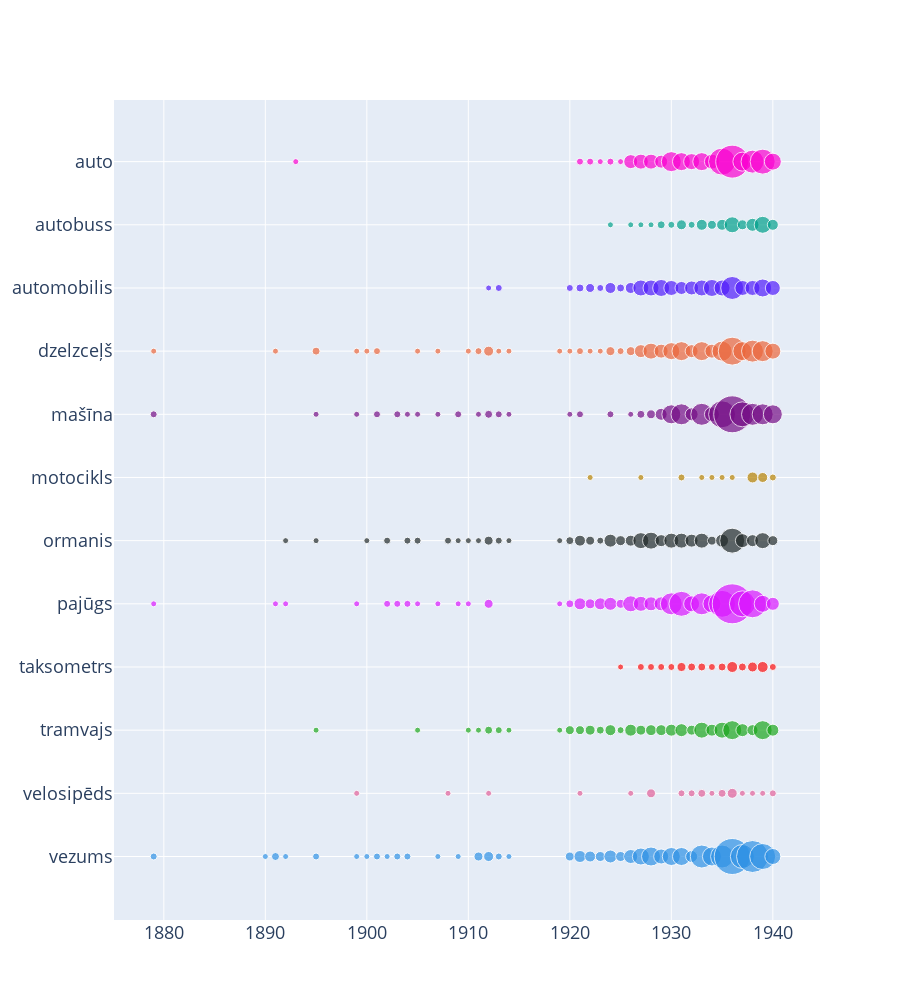

The notebook cell saved with this chart:
### Code cell
# now lets plot terms_1_grouped 
fig = go.Figure()
# colors = px.colors.qualitative.Plotly.copy()
# let's use Dark24 for colors
colors = px.colors.qualitative.Dark24.copy()
# cyclable colors
# let's use cycle from itertools
# from itertools import cycle
# colors = cycle(px.colors.qualitative.Plotly)
# how many colors
print(f"len(px.colors.qualitative.Plotly): {len(colors)}")
# print how many terms we have
print(f"len(terms_1_grouped): {len(terms_1_grouped)}")
for term, dft in sorted(terms_1_grouped.items(), reverse=True):
    print(f"Plotting {term}")
    
    # color
    color = colors.pop(0)
    print(f"Color: {color}")
    fig.add_trace(go.Scatter(
        x=dft.index,
        y=[term] * len(dft), 
        mode='markers', 
        marker=dict(
            size=5+dft.values*1,
        ),
        # marker color
        marker_color=color,

        # hover values
        # show values on hover
        hoverinfo='text',
        hovertext=[f"Year: {year}<br>Count: {count}" for year, count in zip(dft.index, dft.values)],
        name=term))

# fig.update_layout(title="Terms 1 usage per year", 
#                   xaxis_title="Year", 
#                   yaxis_title="Count of unique file_stem_short")

#
# update height
fig.update_layout(height=1000)
# change font size
fig.update_layout(font=dict(size=18))
# save html
# hide legend
fig.update_layout(showlegend=False)
SAVE_HTML = True
if SAVE_HTML:
    fig.write_html("../html/terms_1_usage_per_year.html")
fig.show()

### Figure 1 — Plotly figure (JSON) as saved in the notebook; plotly's stock layout.template omitted (floating-point values rounded to 4 significant figures)
{"data": [{"hoverinfo": "text", "hovertext": ["Year: 1879<br>Count: 2", "Year: 1890<br>Count: 1", "Year: 1891<br>Count: 3", "Year: 1892<br>Count: 1", "Year: 1895<br>Count: 2", "Year: 1899<br>Count: 1", "Year: 1900<br>Count: 1", "Year: 1901<br>Count: 2", "Year: 1902<br>Count: 1", "Year: 1903<br>Count: 2", "Year: 1904<br>Count: 2", "Year: 1907<br>Count: 1", "Year: 1909<br>Count: 1", "Year: 1911<br>Count: 4", "Year: 1912<br>Count: 5", "Year: 1913<br>Count: 2", "Year: 1914<br>Count: 1", "Year: 1920<br>Count: 4", "Year: 1921<br>Count: 7", "Year: 1922<br>Count: 6", "Year: 1923<br>Count: 5", "Year: 1924<br>Count: 8", "Year: 1925<br>Count: 5", "Year: 1926<br>Count: 9", "Year: 1927<br>Count: 12", "Year: 1928<br>Count: 14", "Year: 1929<br>Count: 10", "Year: 1930<br>Count: 13", "Year: 1931<br>Count: 13", "Year: 1932<br>Count: 7", "Year: 1933<br>Count: 18", "Year: 1934<br>Count: 14", "Year: 1935<br>Count: 18", "Year: 1936<br>Count: 31", "Year: 1937<br>Count: 19", "Year: 1938<br>Count: 27", "Year: 1939<br>Count: 21", "Year: 1940<br>Count: 11"], "marker": {"color": "#2E91E5", "size": [7, 6, 8, 6, 7, 6, 6, 7, 6, 7, 7, 6, 6, 9, 10, 7, 6, 9, 12, 11, 10, 13, 10, 14, 17, 19, 15, 18, 18, 12, 23, 19, 23, 36, 24, 32, 26, 16]}, "mode": "markers", "name": "vezums", "type": "scatter", "x": [1879, 1890, 1891, 1892, 1895, 1899, 1900, 1901, 1902, 1903, 1904, 1907, 1909, 1911, 1912, 1913, 1914, 1920, 1921, 1922, 1923, 1924, 1925, 1926, 1927, 1928, 1929, 1930, 1931, 1932, 1933, 1934, 1935, 1936, 1937, 1938, 1939, 1940], "y": ["vezums", "vezums", "vezums", "vezums", "vezums", "vezums", "vezums", "vezums", "vezums", "vezums", "vezums", "vezums", "vezums", "vezums", "vezums", "vezums", "vezums", "vezums", "vezums", "vezums", "vezums", "vezums", "vezums", "vezums", "vezums", "vezums", "vezums", "vezums", "vezums", "vezums", "vezums", "vezums", "vezums", "vezums", "vezums", "vezums", "vezums", "vezums"]}, {"hoverinfo": "text", "hovertext": ["Year: 1899<br>Count: 1", "Year: 1908<br>Count: 1", "Year: 1912<br>Count: 1", "Year: 1921<br>Count: 1", "Year: 1926<br>Count: 1", "Year: 1928<br>Count: 4", "Year: 1931<br>Count: 2", "Year: 1932<br>Count: 2", "Year: 1933<br>Count: 3", "Year: 1934<br>Count: 1", "Year: 1935<br>Count: 3", "Year: 1936<br>Count: 5", "Year: 1937<br>Count: 1", "Year: 1938<br>Count: 1", "Year: 1939<br>Count: 1", "Year: 1940<br>Count: 2"], "marker": {"color": "#E15F99", "size": [6, 6, 6, 6, 6, 9, 7, 7, 8, 6, 8, 10, 6, 6, 6, 7]}, "mode": "markers", "name": "velosipēds", "type": "scatter", "x": [1899, 1908, 1912, 1921, 1926, 1928, 1931, 1932, 1933, 1934, 1935, 1936, 1937, 1938, 1939, 1940], "y": ["velosipēds", "velosipēds", "velosipēds", "velosipēds", "velosipēds", "velosipēds", "velosipēds", "velosipēds", "velosipēds", "velosipēds", "velosipēds", "velosipēds", "velosipēds", "velosipēds", "velosipēds", "velosipēds"]}, {"hoverinfo": "text", "hovertext": ["Year: 1895<br>Count: 1", "Year: 1905<br>Count: 1", "Year: 1910<br>Count: 1", "Year: 1911<br>Count: 1", "Year: 1912<br>Count: 3", "Year: 1913<br>Count: 2", "Year: 1914<br>Count: 1", "Year: 1919<br>Count: 1", "Year: 1920<br>Count: 4", "Year: 1921<br>Count: 4", "Year: 1922<br>Count: 5", "Year: 1923<br>Count: 3", "Year: 1924<br>Count: 6", "Year: 1925<br>Count: 2", "Year: 1926<br>Count: 7", "Year: 1927<br>Count: 5", "Year: 1928<br>Count: 6", "Year: 1929<br>Count: 6", "Year: 1930<br>Count: 7", "Year: 1931<br>Count: 8", "Year: 1932<br>Count: 5", "Year: 1933<br>Count: 11", "Year: 1934<br>Count: 7", "Year: 1935<br>Count: 11", "Year: 1936<br>Count: 14", "Year: 1937<br>Count: 8", "Year: 1938<br>Count: 6", "Year: 1939<br>Count: 14", "Year: 1940<br>Count: 7"], "marker": {"color": "#1CA71C", "size": [6, 6, 6, 6, 8, 7, 6, 6, 9, 9, 10, 8, 11, 7, 12, 10, 11, 11, 12, 13, 10, 16, 12, 16, 19, 13, 11, 19, 12]}, "mode": "markers", "name": "tramvajs", "type": "scatter", "x": [1895, 1905, 1910, 1911, 1912, 1913, 1914, 1919, 1920, 1921, 1922, 1923, 1924, 1925, 1926, 1927, 1928, 1929, 1930, 1931, 1932, 1933, 1934, 1935, 1936, 1937, 1938, 1939, 1940], "y": ["tramvajs", "tramvajs", "tramvajs", "tramvajs", "tramvajs", "tramvajs", "tramvajs", "tramvajs", "tramvajs", "tramvajs", "tramvajs", "tramvajs", "tramvajs", "tramvajs", "tramvajs", "tramvajs", "tramvajs", "tramvajs", "tramvajs", "tramvajs", "tramvajs", "tramvajs", "tramvajs", "tramvajs", "tramvajs", "tramvajs", "tramvajs", "tramvajs", "tramvajs"]}, {"hoverinfo": "text", "hovertext": ["Year: 1925<br>Count: 1", "Year: 1927<br>Count: 2", "Year: 1928<br>Count: 2", "Year: 1929<br>Count: 2", "Year: 1930<br>Count: 2", "Year: 1931<br>Count: 4", "Year: 1932<br>Count: 3", "Year: 1933<br>Count: 3", "Year: 1934<br>Count: 2", "Year: 1935<br>Count: 3", "Year: 1936<br>Count: 6", "Year: 1937<br>Count: 3", "Year: 1938<br>Count: 5", "Year: 1939<br>Count: 6", "Year: 1940<br>Count: 2"], "marker": {"color": "#FB0D0D", "size": [6, 7, 7, 7, 7, 9, 8, 8, 7, 8, 11, 8, 10, 11, 7]}, "mode": "markers", "name": "taksometrs", "type": "scatter", "x": [1925, 1927, 1928, 1929, 1930, 1931, 1932, 1933, 1934, 1935, 1936, 1937, 1938, 1939, 1940], "y": ["taksometrs", "taksometrs", "taksometrs", "taksometrs", "taksometrs", "taksometrs", "taksometrs", "taksometrs", "taksometrs", "taksometrs", "taksometrs", "taksometrs", "taksometrs", "taksometrs", "taksometrs"]}, {"hoverinfo": "text", "hovertext": ["Year: 1879<br>Count: 1", "Year: 1891<br>Count: 1", "Year: 1892<br>Count: 1", "Year: 1899<br>Count: 1", "Year: 1902<br>Count: 2", "Year: 1903<br>Count: 2", "Year: 1904<br>Count: 2", "Year: 1905<br>Count: 1", "Year: 1907<br>Count: 1", "Year: 1909<br>Count: 1", "Year: 1910<br>Count: 1", "Year: 1912<br>Count: 4", "Year: 1919<br>Count: 1", "Year: 1920<br>Count: 3", "Year: 1921<br>Count: 7", "Year: 1922<br>Count: 5", "Year: 1923<br>Count: 7", "Year: 1924<br>Count: 8", "Year: 1925<br>Count: 4", "Year: 1926<br>Count: 11", "Year: 1927<br>Count: 10", "Year: 1928<br>Count: 9", "Year: 1929<br>Count: 9", "Year: 1930<br>Count: 17", "Year: 1931<br>Count: 20", "Year: 1932<br>Count: 11", "Year: 1933<br>Count: 17", "Year: 1934<br>Count: 13", "Year: 1935<br>Count: 22", "Year: 1936<br>Count: 35", "Year: 1937<br>Count: 21", "Year: 1938<br>Count: 23", "Year: 1939<br>Count: 12", "Year: 1940<br>Count: 8"], "marker": {"color": "#DA16FF", "size": [6, 6, 6, 6, 7, 7, 7, 6, 6, 6, 6, 9, 6, 8, 12, 10, 12, 13, 9, 16, 15, 14, 14, 22, 25, 16, 22, 18, 27, 40, 26, 28, 17, 13]}, "mode": "markers", "name": "pajūgs", "type": "scatter", "x": [1879, 1891, 1892, 1899, 1902, 1903, 1904, 1905, 1907, 1909, 1910, 1912, 1919, 1920, 1921, 1922, 1923, 1924, 1925, 1926, 1927, 1928, 1929, 1930, 1931, 1932, 1933, 1934, 1935, 1936, 1937, 1938, 1939, 1940], "y": ["pajūgs", "pajūgs", "pajūgs", "pajūgs", "pajūgs", "pajūgs", "pajūgs", "pajūgs", "pajūgs", "pajūgs", "pajūgs", "pajūgs", "pajūgs", "pajūgs", "pajūgs", "pajūgs", "pajūgs", "pajūgs", "pajūgs", "pajūgs", "pajūgs", "pajūgs", "pajūgs", "pajūgs", "pajūgs", "pajūgs", "pajūgs", "pajūgs", "pajūgs", "pajūgs", "pajūgs", "pajūgs", "pajūgs", "pajūgs"]}, {"hoverinfo": "text", "hovertext": ["Year: 1892<br>Count: 1", "Year: 1895<br>Count: 1", "Year: 1900<br>Count: 1", "Year: 1902<br>Count: 2", "Year: 1904<br>Count: 2", "Year: 1905<br>Count: 2", "Year: 1908<br>Count: 2", "Year: 1909<br>Count: 1", "Year: 1910<br>Count: 1", "Year: 1911<br>Count: 1", "Year: 1912<br>Count: 4", "Year: 1913<br>Count: 2", "Year: 1914<br>Count: 1", "Year: 1919<br>Count: 1", "Year: 1920<br>Count: 3", "Year: 1921<br>Count: 6", "Year: 1922<br>Count: 4", "Year: 1923<br>Count: 2", "Year: 1924<br>Count: 8", "Year: 1925<br>Count: 5", "Year: 1926<br>Count: 6", "Year: 1927<br>Count: 11", "Year: 1928<br>Count: 12", "Year: 1929<br>Count: 7", "Year: 1930<br>Count: 10", "Year: 1931<br>Count: 10", "Year: 1932<br>Count: 8", "Year: 1933<br>Count: 10", "Year: 1934<br>Count: 4", "Year: 1935<br>Count: 8", "Year: 1936<br>Count: 20", "Year: 1937<br>Count: 9", "Year: 1938<br>Count: 7", "Year: 1939<br>Count: 11", "Year: 1940<br>Count: 5"], "marker": {"color": "#222A2A", "size": [6, 6, 6, 7, 7, 7, 7, 6, 6, 6, 9, 7, 6, 6, 8, 11, 9, 7, 13, 10, 11, 16, 17, 12, 15, 15, 13, 15, 9, 13, 25, 14, 12, 16, 10]}, "mode": "markers", "name": "ormanis", "type": "scatter", "x": [1892, 1895, 1900, 1902, 1904, 1905, 1908, 1909, 1910, 1911, 1912, 1913, 1914, 1919, 1920, 1921, 1922, 1923, 1924, 1925, 1926, 1927, 1928, 1929, 1930, 1931, 1932, 1933, 1934, 1935, 1936, 1937, 1938, 1939, 1940], "y": ["ormanis", "ormanis", "ormanis", "ormanis", "ormanis", "ormanis", "ormanis", "ormanis", "ormanis", "ormanis", "ormanis", "ormanis", "ormanis", "ormanis", "ormanis", "ormanis", "ormanis", "ormanis", "ormanis", "ormanis", "ormanis", "ormanis", "ormanis", "ormanis", "ormanis", "ormanis", "ormanis", "ormanis", "ormanis", "ormanis", "ormanis", "ormanis", "ormanis", "ormanis", "ormanis"]}, {"hoverinfo": "text", "hovertext": ["Year: 1922<br>Count: 1", "Year: 1927<br>Count: 1", "Year: 1931<br>Count: 2", "Year: 1933<br>Count: 1", "Year: 1934<br>Count: 1", "Year: 1935<br>Count: 1", "Year: 1936<br>Count: 1", "Year: 1938<br>Count: 6", "Year: 1939<br>Count: 5", "Year: 1940<br>Count: 2"], "marker": {"color": "#B68100", "size": [6, 6, 7, 6, 6, 6, 6, 11, 10, 7]}, "mode": "markers", "name": "motocikls", "type": "scatter", "x": [1922, 1927, 1931, 1933, 1934, 1935, 1936, 1938, 1939, 1940], "y": ["motocikls", "motocikls", "motocikls", "motocikls", "motocikls", "motocikls", "motocikls", "motocikls", "motocikls", "motocikls"]}, {"hoverinfo": "text", "hovertext": ["Year: 1879<br>Count: 2", "Year: 1895<br>Count: 1", "Year: 1899<br>Count: 1", "Year: 1901<br>Count: 2", "Year: 1903<br>Count: 2", "Year: 1904<br>Count: 1", "Year: 1905<br>Count: 1", "Year: 1907<br>Count: 1", "Year: 1909<br>Count: 2", "Year: 1911<br>Count: 1", "Year: 1912<br>Count: 3", "Year: 1913<br>Count: 2", "Year: 1914<br>Count: 1", "Year: 1920<br>Count: 1", "Year: 1921<br>Count: 2", "Year: 1924<br>Count: 2", "Year: 1926<br>Count: 1", "Year: 1927<br>Count: 3", "Year: 1928<br>Count: 4", "Year: 1929<br>Count: 7", "Year: 1930<br>Count: 14", "Year: 1931<br>Count: 16", "Year: 1932<br>Count: 8", "Year: 1933<br>Count: 17", "Year: 1934<br>Count: 10", "Year: 1935<br>Count: 22", "Year: 1936<br>Count: 32", "Year: 1937<br>Count: 20", "Year: 1938<br>Count: 17", "Year: 1939<br>Count: 16", "Year: 1940<br>Count: 14"], "marker": {"color": "#750D86", "size": [7, 6, 6, 7, 7, 6, 6, 6, 7, 6, 8, 7, 6, 6, 7, 7, 6, 8, 9, 12, 19, 21, 13, 22, 15, 27, 37, 25, 22, 21, 19]}, "mode": "markers", "name": "mašīna", "type": "scatter", "x": [1879, 1895, 1899, 1901, 1903, 1904, 1905, 1907, 1909, 1911, 1912, 1913, 1914, 1920, 1921, 1924, 1926, 1927, 1928, 1929, 1930, 1931, 1932, 1933, 1934, 1935, 1936, 1937, 1938, 1939, 1940], "y": ["mašīna", "mašīna", "mašīna", "mašīna", "mašīna", "mašīna", "mašīna", "mašīna", "mašīna", "mašīna", "mašīna", "mašīna", "mašīna", "mašīna", "mašīna", "mašīna", "mašīna", "mašīna", "mašīna", "mašīna", "mašīna", "mašīna", "mašīna", "mašīna", "mašīna", "mašīna", "mašīna", "mašīna", "mašīna", "mašīna", "mašīna"]}, {"hoverinfo": "text", "hovertext": ["Year: 1879<br>Count: 1", "Year: 1891<br>Count: 1", "Year: 1895<br>Count: 3", "Year: 1899<br>Count: 1", "Year: 1900<br>Count: 1", "Year: 1901<br>Count: 2", "Year: 1905<br>Count: 1", "Year: 1907<br>Count: 1", "Year: 1910<br>Count: 1", "Year: 1911<br>Count: 2", "Year: 1912<br>Count: 5", "Year: 1913<br>Count: 1", "Year: 1914<br>Count: 1", "Year: 1919<br>Count: 1", "Year: 1920<br>Count: 1", "Year: 1921<br>Count: 2", "Year: 1922<br>Count: 1", "Year: 1923<br>Count: 1", "Year: 1924<br>Count: 4", "Year: 1925<br>Count: 2", "Year: 1926<br>Count: 4", "Year: 1927<br>Count: 8", "Year: 1928<br>Count: 11", "Year: 1929<br>Count: 9", "Year: 1930<br>Count: 12", "Year: 1931<br>Count: 14", "Year: 1932<br>Count: 8", "Year: 1933<br>Count: 14", "Year: 1934<br>Count: 9", "Year: 1935<br>Count: 15", "Year: 1936<br>Count: 23", "Year: 1937<br>Count: 14", "Year: 1938<br>Count: 17", "Year: 1939<br>Count: 16", "Year: 1940<br>Count: 11"], "marker": {"color": "#EB663B", "size": [6, 6, 8, 6, 6, 7, 6, 6, 6, 7, 10, 6, 6, 6, 6, 7, 6, 6, 9, 7, 9, 13, 16, 14, 17, 19, 13, 19, 14, 20, 28, 19, 22, 21, 16]}, "mode": "markers", "name": "dzelzceļš", "type": "scatter", "x": [1879, 1891, 1895, 1899, 1900, 1901, 1905, 1907, 1910, 1911, 1912, 1913, 1914, 1919, 1920, 1921, 1922, 1923, 1924, 1925, 1926, 1927, 1928, 1929, 1930, 1931, 1932, 1933, 1934, 1935, 1936, 1937, 1938, 1939, 1940], "y": ["dzelzceļš", "dzelzceļš", "dzelzceļš", "dzelzceļš", "dzelzceļš", "dzelzceļš", "dzelzceļš", "dzelzceļš", "dzelzceļš", "dzelzceļš", "dzelzceļš", "dzelzceļš", "dzelzceļš", "dzelzceļš", "dzelzceļš", "dzelzceļš", "dzelzceļš", "dzelzceļš", "dzelzceļš", "dzelzceļš", "dzelzceļš", "dzelzceļš", "dzelzceļš", "dzelzceļš", "dzelzceļš", "dzelzceļš", "dzelzceļš", "dzelzceļš", "dzelzceļš", "dzelzceļš", "dzelzceļš", "dzelzceļš", "dzelzceļš", "dzelzceļš", "dzelzceļš"]}, {"hoverinfo": "text", "hovertext": ["Year: 1912<br>Count: 1", "Year: 1913<br>Count: 2", "Year: 1920<br>Count: 2", "Year: 1921<br>Count: 3", "Year: 1922<br>Count: 4", "Year: 1923<br>Count: 2", "Year: 1924<br>Count: 6", "Year: 1925<br>Count: 3", "Year: 1926<br>Count: 6", "Year: 1927<br>Count: 11", "Year: 1928<br>Count: 11", "Year: 1929<br>Count: 12", "Year: 1930<br>Count: 10", "Year: 1931<br>Count: 8", "Year: 1932<br>Count: 9", "Year: 1933<br>Count: 11", "Year: 1934<br>Count: 12", "Year: 1935<br>Count: 11", "Year: 1936<br>Count: 18", "Year: 1937<br>Count: 10", "Year: 1938<br>Count: 10", "Year: 1939<br>Count: 13", "Year: 1940<br>Count: 10"], "marker": {"color": "#511CFB", "size": [6, 7, 7, 8, 9, 7, 11, 8, 11, 16, 16, 17, 15, 13, 14, 16, 17, 16, 23, 15, 15, 18, 15]}, "mode": "markers", "name": "automobilis", "type": "scatter", "x": [1912, 1913, 1920, 1921, 1922, 1923, 1924, 1925, 1926, 1927, 1928, 1929, 1930, 1931, 1932, 1933, 1934, 1935, 1936, 1937, 1938, 1939, 1940], "y": ["automobilis", "automobilis", "automobilis", "automobilis", "automobilis", "automobilis", "automobilis", "automobilis", "automobilis", "automobilis", "automobilis", "automobilis", "automobilis", "automobilis", "automobilis", "automobilis", "automobilis", "automobilis", "automobilis", "automobilis", "automobilis", "automobilis", "automobilis"]}, {"hoverinfo": "text", "hovertext": ["Year: 1924<br>Count: 1", "Year: 1926<br>Count: 1", "Year: 1927<br>Count: 1", "Year: 1928<br>Count: 1", "Year: 1929<br>Count: 3", "Year: 1930<br>Count: 2", "Year: 1931<br>Count: 5", "Year: 1932<br>Count: 2", "Year: 1933<br>Count: 6", "Year: 1934<br>Count: 4", "Year: 1935<br>Count: 6", "Year: 1936<br>Count: 11", "Year: 1937<br>Count: 5", "Year: 1938<br>Count: 8", "Year: 1939<br>Count: 12", "Year: 1940<br>Count: 6"], "marker": {"color": "#00A08B", "size": [6, 6, 6, 6, 8, 7, 10, 7, 11, 9, 11, 16, 10, 13, 17, 11]}, "mode": "markers", "name": "autobuss", "type": "scatter", "x": [1924, 1926, 1927, 1928, 1929, 1930, 1931, 1932, 1933, 1934, 1935, 1936, 1937, 1938, 1939, 1940], "y": ["autobuss", "autobuss", "autobuss", "autobuss", "autobuss", "autobuss", "autobuss", "autobuss", "autobuss", "autobuss", "autobuss", "autobuss", "autobuss", "autobuss", "autobuss", "autobuss"]}, {"hoverinfo": "text", "hovertext": ["Year: 1893<br>Count: 1", "Year: 1921<br>Count: 2", "Year: 1922<br>Count: 2", "Year: 1923<br>Count: 1", "Year: 1924<br>Count: 2", "Year: 1925<br>Count: 1", "Year: 1926<br>Count: 9", "Year: 1927<br>Count: 10", "Year: 1928<br>Count: 10", "Year: 1929<br>Count: 8", "Year: 1930<br>Count: 15", "Year: 1931<br>Count: 13", "Year: 1932<br>Count: 11", "Year: 1933<br>Count: 13", "Year: 1934<br>Count: 10", "Year: 1935<br>Count: 22", "Year: 1936<br>Count: 28", "Year: 1937<br>Count: 14", "Year: 1938<br>Count: 18", "Year: 1939<br>Count: 20", "Year: 1940<br>Count: 12"], "marker": {"color": "#FB00D1", "size": [6, 7, 7, 6, 7, 6, 14, 15, 15, 13, 20, 18, 16, 18, 15, 27, 33, 19, 23, 25, 17]}, "mode": "markers", "name": "auto", "type": "scatter", "x": [1893, 1921, 1922, 1923, 1924, 1925, 1926, 1927, 1928, 1929, 1930, 1931, 1932, 1933, 1934, 1935, 1936, 1937, 1938, 1939, 1940], "y": ["auto", "auto", "auto", "auto", "auto", "auto", "auto", "auto", "auto", "auto", "auto", "auto", "auto", "auto", "auto", "auto", "auto", "auto", "auto", "auto", "auto"]}], "layout": {"font": {"size": 18}, "height": 1000, "showlegend": false}}
